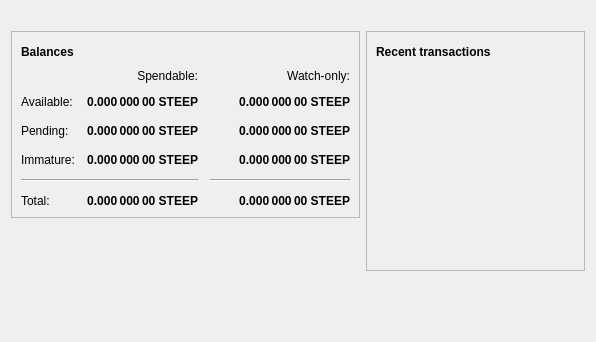
<?xml version="1.0" encoding="UTF-8"?>
<ui version="4.0">
 <class>OverviewPage</class>
 <widget class="QWidget" name="OverviewPage">
  <property name="geometry">
   <rect>
    <x>0</x>
    <y>0</y>
    <width>596</width>
    <height>342</height>
   </rect>
  </property>
  <property name="windowTitle">
   <string>Form</string>
  </property>
  <layout class="QVBoxLayout" name="topLayout">
   <item>
    <widget class="QLabel" name="labelAlerts">
     <property name="visible">
      <bool>false</bool>
     </property>
     <property name="styleSheet">
      <string notr="true">background-color: #3A4E9B; color:#ffffff;QLabel { background-color: qlineargradient(x1: 0, y1: 0, x2: 1, y2: 0, stop:0 #F0D0A0, st    op:1 #F8D488); color:#000000; }</string>
     </property>
     <property name="wordWrap">
      <bool>true</bool>
     </property>
     <property name="margin">
      <number>3</number>
     </property>
     <property name="textInteractionFlags">
      <set>Qt::TextSelectableByMouse</set>
     </property>
    </widget>
   </item>
   <item>
    <layout class="QHBoxLayout" name="horizontalLayout" stretch="1,1">
     <item>
      <layout class="QVBoxLayout" name="verticalLayout_2">
       <item>
        <widget class="QFrame" name="frame">
         <property name="frameShape">
          <enum>QFrame::StyledPanel</enum>
         </property>
         <property name="frameShadow">
          <enum>QFrame::Raised</enum>
         </property>
         <layout class="QVBoxLayout" name="verticalLayout_4">
          <item>
           <layout class="QHBoxLayout" name="horizontalLayout_4">
            <item>
             <widget class="QLabel" name="label_5">
              <property name="font">
               <font>
                <weight>75</weight>
                <bold>true</bold>
               </font>
              </property>
              <property name="text">
               <string>Balances</string>
              </property>
             </widget>
            </item>
            <item>
             <widget class="QPushButton" name="labelWalletStatus">
              <property name="enabled">
               <bool>true</bool>
              </property>
              <property name="maximumSize">
               <size>
                <width>30</width>
                <height>16777215</height>
               </size>
              </property>
              <property name="toolTip">
               <string>The displayed information may be out of date. Your wallet automatically synchronizes with the Steepcoin network after a connection is established, but this process has not completed yet.</string>
              </property>
              <property name="text">
               <string/>
              </property>
              <property name="icon">
               <iconset resource="../steepcoin.qrc">
                <normaloff>:/icons/warning</normaloff>
                <disabledoff>:/icons/warning</disabledoff>:/icons/warning</iconset>
              </property>
              <property name="iconSize">
               <size>
                <width>24</width>
                <height>24</height>
               </size>
              </property>
              <property name="flat">
               <bool>true</bool>
              </property>
             </widget>
            </item>
            <item>
             <spacer name="horizontalSpacer_3">
              <property name="orientation">
               <enum>Qt::Horizontal</enum>
              </property>
              <property name="sizeHint" stdset="0">
               <size>
                <width>40</width>
                <height>20</height>
               </size>
              </property>
             </spacer>
            </item>
           </layout>
          </item>
          <item>
           <layout class="QGridLayout" name="gridLayout">
            <property name="spacing">
             <number>12</number>
            </property>
            <item row="2" column="2">
             <widget class="QLabel" name="labelWatchPending">
              <property name="font">
               <font>
                <weight>75</weight>
                <bold>true</bold>
               </font>
              </property>
              <property name="cursor">
               <cursorShape>IBeamCursor</cursorShape>
              </property>
              <property name="toolTip">
               <string>Unconfirmed transactions to watch-only addresses</string>
              </property>
              <property name="text">
               <string notr="true">0.000 000 00 STEEP</string>
              </property>
              <property name="alignment">
               <set>Qt::AlignRight|Qt::AlignTrailing|Qt::AlignVCenter</set>
              </property>
              <property name="textInteractionFlags">
               <set>Qt::LinksAccessibleByMouse|Qt::TextSelectableByKeyboard|Qt::TextSelectableByMouse</set>
              </property>
             </widget>
            </item>
            <item row="2" column="1">
             <widget class="QLabel" name="labelUnconfirmed">
              <property name="font">
               <font>
                <weight>75</weight>
                <bold>true</bold>
               </font>
              </property>
              <property name="cursor">
               <cursorShape>IBeamCursor</cursorShape>
              </property>
              <property name="toolTip">
               <string>Total of transactions that have yet to be confirmed, and do not yet count toward the spendable balance</string>
              </property>
              <property name="text">
               <string notr="true">0.000 000 00 STEEP</string>
              </property>
              <property name="alignment">
               <set>Qt::AlignRight|Qt::AlignTrailing|Qt::AlignVCenter</set>
              </property>
              <property name="textInteractionFlags">
               <set>Qt::LinksAccessibleByMouse|Qt::TextSelectableByKeyboard|Qt::TextSelectableByMouse</set>
              </property>
             </widget>
            </item>
            <item row="3" column="2">
             <widget class="QLabel" name="labelWatchImmature">
              <property name="font">
               <font>
                <weight>75</weight>
                <bold>true</bold>
               </font>
              </property>
              <property name="cursor">
               <cursorShape>IBeamCursor</cursorShape>
              </property>
              <property name="toolTip">
               <string>Mined balance in watch-only addresses that has not yet matured</string>
              </property>
              <property name="text">
               <string notr="true">0.000 000 00 STEEP</string>
              </property>
              <property name="alignment">
               <set>Qt::AlignRight|Qt::AlignTrailing|Qt::AlignVCenter</set>
              </property>
              <property name="textInteractionFlags">
               <set>Qt::LinksAccessibleByMouse|Qt::TextSelectableByKeyboard|Qt::TextSelectableByMouse</set>
              </property>
             </widget>
            </item>
            <item row="4" column="0" colspan="2">
             <widget class="Line" name="line">
              <property name="orientation">
               <enum>Qt::Horizontal</enum>
              </property>
             </widget>
            </item>
            <item row="4" column="2">
             <widget class="Line" name="lineWatchBalance">
              <property name="sizePolicy">
               <sizepolicy hsizetype="Preferred" vsizetype="Fixed">
                <horstretch>0</horstretch>
                <verstretch>0</verstretch>
               </sizepolicy>
              </property>
              <property name="minimumSize">
               <size>
                <width>140</width>
                <height>0</height>
               </size>
              </property>
              <property name="orientation">
               <enum>Qt::Horizontal</enum>
              </property>
             </widget>
            </item>
            <item row="5" column="0">
             <widget class="QLabel" name="labelTotalText">
              <property name="text">
               <string>Total:</string>
              </property>
             </widget>
            </item>
            <item row="3" column="1">
             <widget class="QLabel" name="labelImmature">
              <property name="font">
               <font>
                <weight>75</weight>
                <bold>true</bold>
               </font>
              </property>
              <property name="cursor">
               <cursorShape>IBeamCursor</cursorShape>
              </property>
              <property name="toolTip">
               <string>Mined balance that has not yet matured</string>
              </property>
              <property name="text">
               <string notr="true">0.000 000 00 STEEP</string>
              </property>
              <property name="alignment">
               <set>Qt::AlignRight|Qt::AlignTrailing|Qt::AlignVCenter</set>
              </property>
              <property name="textInteractionFlags">
               <set>Qt::LinksAccessibleByMouse|Qt::TextSelectableByKeyboard|Qt::TextSelectableByMouse</set>
              </property>
             </widget>
            </item>
            <item row="2" column="3">
             <spacer name="horizontalSpacer_2">
              <property name="orientation">
               <enum>Qt::Horizontal</enum>
              </property>
              <property name="sizeHint" stdset="0">
               <size>
                <width>40</width>
                <height>20</height>
               </size>
              </property>
             </spacer>
            </item>
            <item row="3" column="0">
             <widget class="QLabel" name="labelImmatureText">
              <property name="text">
               <string>Immature:</string>
              </property>
             </widget>
            </item>
            <item row="5" column="1">
             <widget class="QLabel" name="labelTotal">
              <property name="font">
               <font>
                <weight>75</weight>
                <bold>true</bold>
               </font>
              </property>
              <property name="cursor">
               <cursorShape>IBeamCursor</cursorShape>
              </property>
              <property name="toolTip">
               <string>Your current total balance</string>
              </property>
              <property name="text">
               <string notr="true">0.000 000 00 STEEP</string>
              </property>
              <property name="alignment">
               <set>Qt::AlignRight|Qt::AlignTrailing|Qt::AlignVCenter</set>
              </property>
              <property name="textInteractionFlags">
               <set>Qt::LinksAccessibleByMouse|Qt::TextSelectableByKeyboard|Qt::TextSelectableByMouse</set>
              </property>
             </widget>
            </item>
            <item row="5" column="2">
             <widget class="QLabel" name="labelWatchTotal">
              <property name="font">
               <font>
                <weight>75</weight>
                <bold>true</bold>
               </font>
              </property>
              <property name="cursor">
               <cursorShape>IBeamCursor</cursorShape>
              </property>
              <property name="toolTip">
               <string>Current total balance in watch-only addresses</string>
              </property>
              <property name="text">
               <string notr="true">0.000 000 00 STEEP</string>
              </property>
              <property name="alignment">
               <set>Qt::AlignRight|Qt::AlignTrailing|Qt::AlignVCenter</set>
              </property>
              <property name="textInteractionFlags">
               <set>Qt::LinksAccessibleByMouse|Qt::TextSelectableByKeyboard|Qt::TextSelectableByMouse</set>
              </property>
             </widget>
            </item>
            <item row="0" column="2">
             <widget class="QLabel" name="labelWatchonly">
              <property name="text">
               <string>Watch-only:</string>
              </property>
              <property name="alignment">
               <set>Qt::AlignRight|Qt::AlignTrailing|Qt::AlignVCenter</set>
              </property>
             </widget>
            </item>
            <item row="1" column="0">
             <widget class="QLabel" name="labelBalanceText">
              <property name="text">
               <string>Available:</string>
              </property>
             </widget>
            </item>
            <item row="1" column="1">
             <widget class="QLabel" name="labelBalance">
              <property name="font">
               <font>
                <weight>75</weight>
                <bold>true</bold>
               </font>
              </property>
              <property name="cursor">
               <cursorShape>IBeamCursor</cursorShape>
              </property>
              <property name="toolTip">
               <string>Your current spendable balance</string>
              </property>
              <property name="text">
               <string notr="true">0.000 000 00 STEEP</string>
              </property>
              <property name="alignment">
               <set>Qt::AlignRight|Qt::AlignTrailing|Qt::AlignVCenter</set>
              </property>
              <property name="textInteractionFlags">
               <set>Qt::LinksAccessibleByMouse|Qt::TextSelectableByKeyboard|Qt::TextSelectableByMouse</set>
              </property>
             </widget>
            </item>
            <item row="1" column="2">
             <widget class="QLabel" name="labelWatchAvailable">
              <property name="font">
               <font>
                <weight>75</weight>
                <bold>true</bold>
               </font>
              </property>
              <property name="cursor">
               <cursorShape>IBeamCursor</cursorShape>
              </property>
              <property name="toolTip">
               <string>Your current balance in watch-only addresses</string>
              </property>
              <property name="text">
               <string notr="true">0.000 000 00 STEEP</string>
              </property>
              <property name="alignment">
               <set>Qt::AlignRight|Qt::AlignTrailing|Qt::AlignVCenter</set>
              </property>
              <property name="textInteractionFlags">
               <set>Qt::LinksAccessibleByMouse|Qt::TextSelectableByKeyboard|Qt::TextSelectableByMouse</set>
              </property>
             </widget>
            </item>
            <item row="2" column="0">
             <widget class="QLabel" name="labelPendingText">
              <property name="text">
               <string>Pending:</string>
              </property>
             </widget>
            </item>
            <item row="0" column="1">
             <widget class="QLabel" name="labelSpendable">
              <property name="text">
               <string>Spendable:</string>
              </property>
              <property name="alignment">
               <set>Qt::AlignRight|Qt::AlignTrailing|Qt::AlignVCenter</set>
              </property>
             </widget>
            </item>
           </layout>
          </item>
         </layout>
        </widget>
       </item>
       <item>
        <spacer name="verticalSpacer">
         <property name="orientation">
          <enum>Qt::Vertical</enum>
         </property>
         <property name="sizeHint" stdset="0">
          <size>
           <width>20</width>
           <height>40</height>
          </size>
         </property>
        </spacer>
       </item>
      </layout>
     </item>
     <item>
      <layout class="QVBoxLayout" name="verticalLayout_3">
       <item>
        <widget class="QFrame" name="frame_2">
         <property name="frameShape">
          <enum>QFrame::StyledPanel</enum>
         </property>
         <property name="frameShadow">
          <enum>QFrame::Raised</enum>
         </property>
         <layout class="QVBoxLayout" name="verticalLayout">
          <item>
           <layout class="QHBoxLayout" name="horizontalLayout_2">
            <item>
             <widget class="QLabel" name="label_4">
              <property name="font">
               <font>
                <weight>75</weight>
                <bold>true</bold>
               </font>
              </property>
              <property name="text">
               <string>Recent transactions</string>
              </property>
             </widget>
            </item>
            <item>
             <widget class="QPushButton" name="labelTransactionsStatus">
              <property name="enabled">
               <bool>true</bool>
              </property>
              <property name="maximumSize">
               <size>
                <width>30</width>
                <height>16777215</height>
               </size>
              </property>
              <property name="toolTip">
               <string>The displayed information may be out of date. Your wallet automatically synchronizes with the Steepcoin network after a connection is established, but this process has not completed yet.</string>
              </property>
              <property name="text">
               <string/>
              </property>
              <property name="icon">
               <iconset resource="../steepcoin.qrc">
                <normaloff>:/icons/warning</normaloff>
                <disabledoff>:/icons/warning</disabledoff>:/icons/warning</iconset>
              </property>
              <property name="iconSize">
               <size>
                <width>24</width>
                <height>24</height>
               </size>
              </property>
              <property name="flat">
               <bool>true</bool>
              </property>
             </widget>
            </item>
            <item>
             <spacer name="horizontalSpacer">
              <property name="orientation">
               <enum>Qt::Horizontal</enum>
              </property>
              <property name="sizeHint" stdset="0">
               <size>
                <width>40</width>
                <height>20</height>
               </size>
              </property>
             </spacer>
            </item>
           </layout>
          </item>
          <item>
           <widget class="QListView" name="listTransactions">
            <property name="styleSheet">
             <string notr="true">QListView { background: transparent; }</string>
            </property>
            <property name="frameShape">
             <enum>QFrame::NoFrame</enum>
            </property>
            <property name="verticalScrollBarPolicy">
             <enum>Qt::ScrollBarAlwaysOff</enum>
            </property>
            <property name="horizontalScrollBarPolicy">
             <enum>Qt::ScrollBarAlwaysOff</enum>
            </property>
            <property name="selectionMode">
             <enum>QAbstractItemView::NoSelection</enum>
            </property>
           </widget>
          </item>
         </layout>
        </widget>
       </item>
       <item>
        <spacer name="verticalSpacer_2">
         <property name="orientation">
          <enum>Qt::Vertical</enum>
         </property>
         <property name="sizeHint" stdset="0">
          <size>
           <width>20</width>
           <height>40</height>
          </size>
         </property>
        </spacer>
       </item>
      </layout>
     </item>
    </layout>
   </item>
  </layout>
 </widget>
 <resources/>
 <connections/>
</ui>
